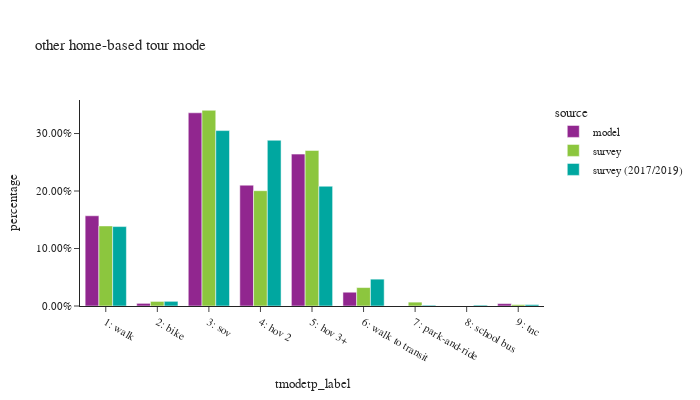

The notebook cell this image was saved under:
### Code cell
df_plot = hb_tour.groupby(['source','tmodetp_label'])['toexpfac'].sum().reset_index()
df_plot['percentage'] = df_plot.groupby(['source'], group_keys=False)['toexpfac']. \
    apply(lambda x: x / float(x.sum()))

df_plot_ct = hb_tour.groupby(['source','tmodetp_label'])['toexpfac'].count().reset_index(). \
    rename(columns={'toexpfac':'sample count'})
df_plot = df_plot.merge(df_plot_ct, on=['source','tmodetp_label'])

fig = px.bar(df_plot.sort_values(by=['source']), x="tmodetp_label", y="percentage", color="source",
             barmode="group",hover_data=['sample count'],title="other home-based tour mode")
fig.update_layout(height=400, width=700, font=dict(size=11),
                  xaxis = dict(dtick = 1, categoryorder='category ascending'),
                  yaxis=dict(tickformat=".2%"))
fig.show()

### Figure 1 — Plotly figure (JSON) as saved in the notebook; plotly's stock layout.template omitted (floating-point values rounded to 4 significant figures)
{"data": [{"alignmentgroup": "True", "customdata": [[50463], [1474], [108052], [67576], [84955], [7705], [1345]], "hovertemplate": "source=model<br>tmodetp_label=%{x}<br>percentage=%{y}<br>sample count=%{customdata[0]}<extra></extra>", "legendgroup": "model", "marker": {"color": "#91268F", "pattern": {"shape": ""}}, "name": "model", "offsetgroup": "model", "orientation": "v", "showlegend": true, "textposition": "auto", "type": "bar", "x": ["1: walk", "2: bike", "3: sov", "4: hov 2", "5: hov 3+", "6: walk to transit", "9: tnc"], "xaxis": "x", "y": [0.1569, 0.004584, 0.336, 0.2101, 0.2642, 0.02396, 0.004183], "yaxis": "y"}, {"alignmentgroup": "True", "customdata": [[25], [2], [23], [600], [307], [1950], [129], [1624], [1167]], "hovertemplate": "source=survey<br>tmodetp_label=%{x}<br>percentage=%{y}<br>sample count=%{customdata[0]}<extra></extra>", "legendgroup": "survey", "marker": {"color": "#8CC63E", "pattern": {"shape": ""}}, "name": "survey", "offsetgroup": "survey", "orientation": "v", "showlegend": true, "textposition": "auto", "type": "bar", "x": ["9: tnc", "8: school bus", "7: park-and-ride", "5: hov 3+", "6: walk to transit", "3: sov", "2: bike", "1: walk", "4: hov 2"], "xaxis": "x", "y": [0.002395, 1.207e-05, 0.00673, 0.2706, 0.0321, 0.3404, 0.007989, 0.1393, 0.2006], "yaxis": "y"}, {"alignmentgroup": "True", "customdata": [[12], [1905], [113], [1906], [1498], [864], [539], [22], [65]], "hovertemplate": "source=survey (2017/2019)<br>tmodetp_label=%{x}<br>percentage=%{y}<br>sample count=%{customdata[0]}<extra></extra>", "legendgroup": "survey (2017/2019)", "marker": {"color": "#00A7A0", "pattern": {"shape": ""}}, "name": "survey (2017/2019)", "offsetgroup": "survey (2017/2019)", "orientation": "v", "showlegend": true, "textposition": "auto", "type": "bar", "x": ["8: school bus", "1: walk", "2: bike", "3: sov", "4: hov 2", "5: hov 3+", "6: walk to transit", "7: park-and-ride", "9: tnc"], "xaxis": "x", "y": [0.001518, 0.1381, 0.008138, 0.3051, 0.2883, 0.2083, 0.0467, 0.001358, 0.002436], "yaxis": "y"}], "layout": {"barmode": "group", "font": {"size": 11}, "height": 400, "legend": {"title": {"text": "source"}, "tracegroupgap": 0}, "title": {"text": "other home-based tour mode"}, "width": 700, "xaxis": {"anchor": "y", "categoryorder": "category ascending", "domain": [0.0, 1.0], "dtick": 1, "title": {"text": "tmodetp_label"}}, "yaxis": {"anchor": "x", "domain": [0.0, 1.0], "tickformat": ".2%", "title": {"text": "percentage"}}}}
